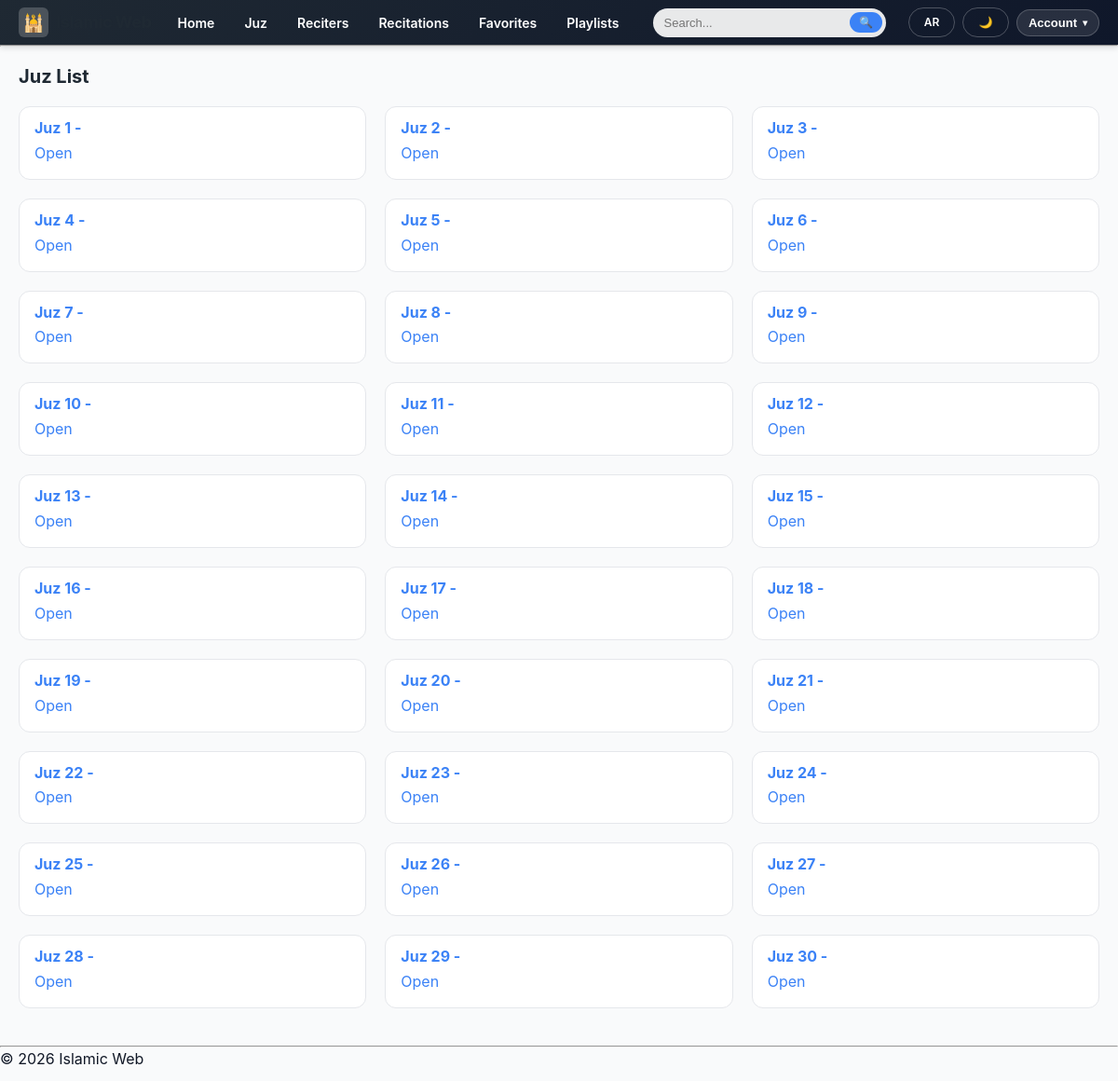
Screenshot of /juzs/ with the database file from the repository.
### quraan/models.py (models this page shows, shortened)
class Juz(models.Model):
    number = models.PositiveSmallIntegerField(unique=True)

### quraan/views.py (the view)
# urls.py: path("juzs/", juz_list, name="juz_list"),
def juz_list(request):
    juzs = Juz.objects.all().order_by("number")
    return render(request, "quraan/juz_list.html", {"juzs": juzs})

### quraan/templatetags/lang.py (called while the page is built)
@register.simple_tag
def t(request, obj, field_base):
    rtl = request.session.get("rtl", False)
    suffix = "_ar" if rtl else "_en"
    return getattr(obj, f"{field_base}{suffix}", "")

### quraan/templates/quraan/juz_list.html (shortened to what this page needs)
{% extends "base.html" %}
{% load lang %}
{% block content %}
<h2>Juz List</h2>
<div class="cards">
  {% for j in juzs %}
    <div class="card">
      <p class="card-title">
        <a href="{% url 'juz_detail' j.pk %}">
          Juz {{ j.number }} - {% t request j "name" %}
        </a>
      </p>
      <div class="card-actions">
        <a href="{% url 'juz_detail' j.pk %}">Open</a>
      </div>
    </div>
  {% empty %}
    <p>No juzs yet.</p>
  {% endfor %}
</div>
{% endblock %}

### templates/base.html (shortened to what this page needs)
{% load static %}
<!DOCTYPE html>
<html lang="en"
    dir="{% if request.session.rtl %}rtl{% else %}ltr{% endif %}"
    data-theme="{% if request.session.dark %}dark{% else %}light{% endif %}">
<head>
    <link rel="stylesheet" href="{% static 'css/style.css' %}">
</head>
<body>
<header>
    <div class="header-container">
        <div class="site-title">
            <div class="site-logo">🕌</div>
            <h1>Islamic Web</h1>
        </div>
        <nav class="navbar">
            <div class="nav-left">
                <a class="nav-link" href="{% url 'home' %}">Home</a>
                <a class="nav-link" href="{% url 'juz_list' %}">Juz</a>
                <a class="nav-link" href="{% url 'reciter_list' %}">Reciters</a>
                <a class="nav-link" href="{% url 'recitation_list' %}">Recitations</a>
                <a class="nav-link" href="{% url 'favorites' %}">Favorites</a>
                <a class="nav-link" href="{% url 'playlists' %}">Playlists</a>
            </div>
            <form method="get" action="{% url 'search' %}" class="nav-search">
                <input type="text" name="q" placeholder="Search..." />
                <button type="submit">🔍</button>
            </form>
            <div class="nav-right">
                <a class="nav-pill" href="{% url 'toggle_rtl' %}">
                    {% if request.session.rtl %}EN{% else %}AR{% endif %}
                </a>
                <a class="nav-pill" href="{% url 'toggle_dark' %}">
                    {% if request.session.dark %}☀️{% else %}🌙{% endif %}
                </a>
                <div class="nav-account">
                    <button type="button" class="nav-account-btn">
                        {% if user.is_authenticated %}
                            {{ user.username|truncatechars:12 }}
                        {% else %}
                            Account
                        {% endif %}
                        <span class="caret">▾</span>
                    </button>
                </div>
            </div>
        </nav>
    </div>
</header>
<hr class="soft-hr">
<main>
    {% block content %}{% endblock %}
</main>
<hr class="soft-hr">
<footer>
    <p>&copy; {% now "Y" %} Islamic Web</p>
</footer>
</body>
</html>

### rows the page displays
Juz: number "1"
Juz: number "2"
Juz: number "3"
Juz: number "4"
Juz: number "5"
Juz: number "6"
Juz: number "7"
Juz: number "8"
Juz: number "9"
Juz: number "10"
Juz: number "11"
Juz: number "12"
Juz: number "13"
Juz: number "14"
Juz: number "15"
Juz: number "16"
Juz: number "17"
Juz: number "18"
Juz: number "19"
Juz: number "20"
Juz: number "21"
Juz: number "22"
Juz: number "23"
Juz: number "24"
Juz: number "25"
Juz: number "26"
Juz: number "27"
Juz: number "28"
Juz: number "29"
Juz: number "30"
